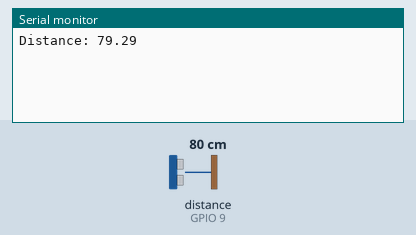
The sketch below on a simulated ESP32. Shown: the last lines printed to the serial monitor. Wiring (inferred from the names in the program): ultrasonic range finder: trigger GPIO 8; echo GPIO 9. The test bench sets the inputs (shaded band); at power-on: distance to the obstacle (sensor on GPIO 9) 80 cm. The echo pulse lasts 58.3 µs per cm; no radio packets arrive unless stated.

Above: at 1.7 s.
1.8 s: distance to the obstacle (sensor on GPIO 9) set to 2 cm
At 2.9 s:
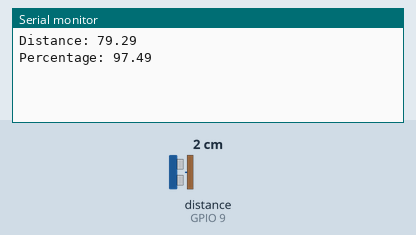
6.0 s: distance to the obstacle (sensor on GPIO 9) set to 4 cm
At 8.1 s:
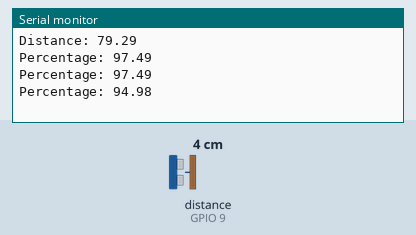

Measured:
- after the input at 1.8 s, the serial monitor: prints a new line after 0.71 s (image 1)
- after the input at 6.0 s, the serial monitor: prints a new line after 0.63 s (image 2)

The sketch:

transmitter_ultra.ino
```cpp
#include<RH_ASK.h>
#include<SPI.h>

const int trigPin = 8;
const int echoPin = 9;

long duration;
float ref_distance;
float distance2;
float percentage;
float distance_sub;

String str_distance;
String str_percentage;
String str_out;

RH_ASK rf_driver;

void ultrasonic()
{
  digitalWrite(trigPin, LOW);
  delayMicroseconds(2);
  digitalWrite(trigPin, HIGH);
  delayMicroseconds(10);
  digitalWrite(trigPin, LOW);
  duration = pulseIn(echoPin, HIGH);
  distance2 = duration * 0.034 / 2;
  distance_sub = ref_distance-distance2;
  percentage = distance_sub/ref_distance*100; //formula to calculate the percentage for ultrasonic sensor
  Serial.print("Percentage: ");
  Serial.println(percentage);
}

void setup() {
  rf_driver.init();
  Serial.begin(9600);
  pinMode(34, INPUT);
  pinMode(trigPin, OUTPUT);
  pinMode(echoPin, INPUT);
  digitalWrite(trigPin, LOW);
  delayMicroseconds(2);
  digitalWrite(trigPin, HIGH);
  delayMicroseconds(10);
  digitalWrite(trigPin, LOW);
  duration = pulseIn(echoPin, HIGH);
  ref_distance = duration * 0.034 / 2; //formula to calculate the distance for ultrasonic sensor
  Serial.print("Distance: ");
  Serial.println(ref_distance);
  delay(500);
}

void loop() {
  delay(2000);
  ultrasonic();

  str_distance = String(distance2);
  str_percentage = String(percentage);

  str_out = str_distance + "," + str_percentage;
  static char *msg = str_out.c_str();

  rf_driver.send((uint8_t *)msg, strlen(msg));
  rf_driver.waitPacketSent();

}
```
